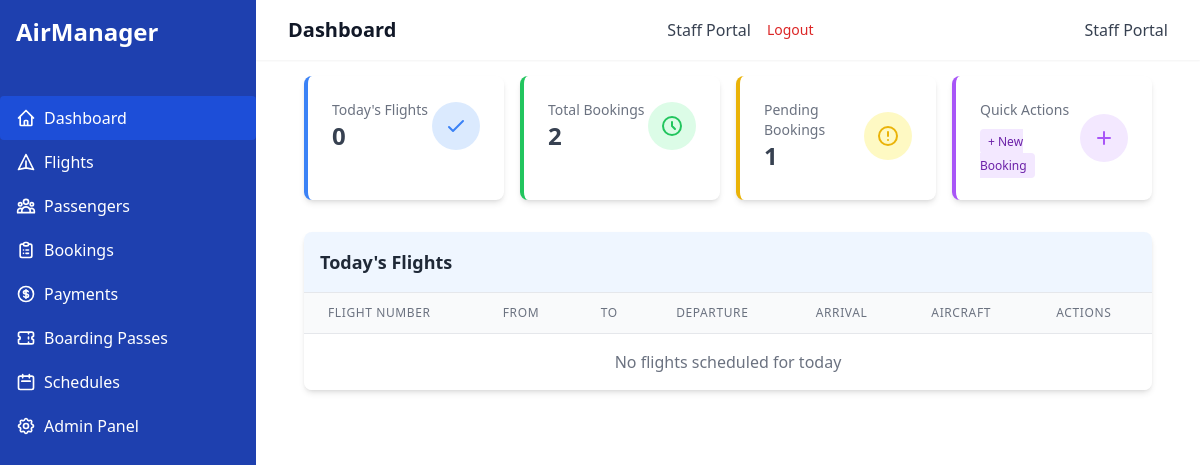
Page / (signed in) on the earlier database version.
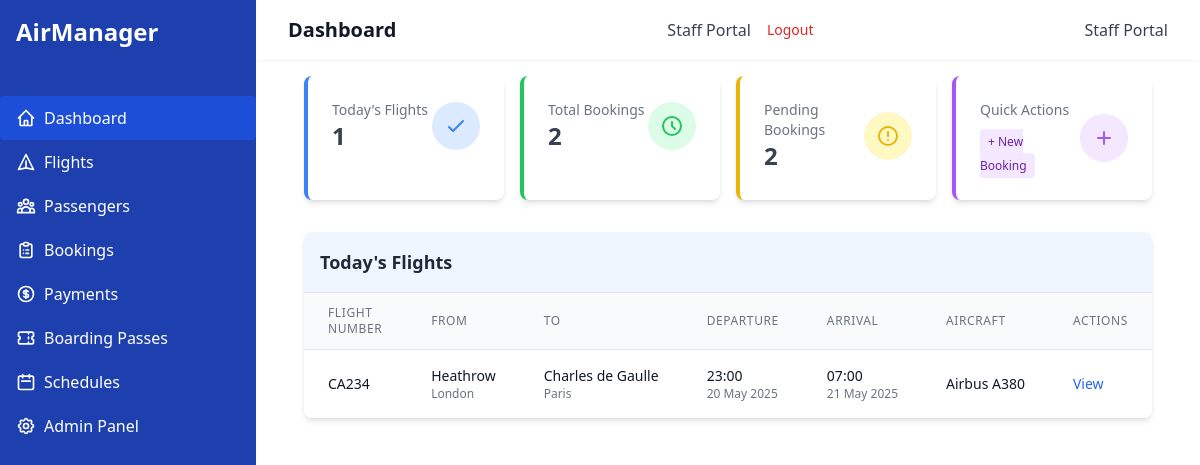
Same page on the later database version.
### airline_app/models.py (models this page shows, shortened)
class Flight(models.Model):
    flight_id = models.AutoField(primary_key=True)
    flight_number = models.CharField(max_length=10, unique=True)
    departure_time = models.DateTimeField()
    arrival_time = models.DateTimeField()
    source_airport = models.ForeignKey(Airport, on_delete=models.CASCADE, related_name='departing_flights')
    destination_airport = models.ForeignKey(Airport, on_delete=models.CASCADE, related_name='arriving_flights')
    aircraft = models.ForeignKey(Aircraft, on_delete=models.CASCADE, related_name='flights')
    crew = models.ManyToManyField(CrewMember, related_name='flights')

class Airport(models.Model):
    airport_id = models.AutoField(primary_key=True)
    airport_name = models.CharField(max_length=100)
    location = models.CharField(max_length=100)
    country = models.CharField(max_length=50)

class Aircraft(models.Model):
    aircraft_id = models.AutoField(primary_key=True)
    model = models.CharField(max_length=50)
    capacity = models.PositiveIntegerField()
    manufacturer = models.CharField(max_length=100)
    airline = models.CharField(max_length=100)

### airline_app/views.py (the view)
# urls.py: path('', views.DashboardView.as_view(), name='dashboard'),
class DashboardView(LoginRequiredMixin, ListView):
    template_name = 'airline_app/dashboard.html'
    context_object_name = 'flights'
    def get_queryset(self):
        return Flight.objects.filter(departure_time__date=timezone.now().date())
    def get_context_data(self, **kwargs):
        context = super().get_context_data(**kwargs)
        context['total_bookings'] = Booking.objects.filter(status='CONFIRMED').count()
        context['today_departures'] = Flight.objects.filter(departure_time__date=timezone.now().date()).count()
        context['pending_bookings'] = Booking.objects.filter(status='PENDING').count()
        return context

### airline_app/templates/airline_app/dashboard.html (shortened to what the changed rows need)
{% extends 'airline_app/base.html' %}
{% block header %}Dashboard{% endblock %}
{% block content %}
<div class="grid grid-cols-1 md:grid-cols-2 lg:grid-cols-4 gap-4 mb-8">
    <div class="bg-white p-6 rounded-lg shadow-md border-l-4 border-blue-500 transform transition-transform hover:scale-105">
        <div class="flex justify-between items-center">
            <div>
                <p class="text-sm text-gray-500 font-medium">Today's Flights</p>
                <p class="text-2xl font-bold text-gray-700">{{ today_departures }}</p>
            </div>
        </div>
    </div>
    <div class="bg-white p-6 rounded-lg shadow-md border-l-4 border-yellow-500 transform transition-transform hover:scale-105">
        <div class="flex justify-between items-center">
            <div>
                <p class="text-sm text-gray-500 font-medium">Pending Bookings</p>
                <p class="text-2xl font-bold text-gray-700">{{ pending_bookings }}</p>
            </div>
        </div>
    </div>
</div>
<div class="bg-white rounded-lg shadow-md overflow-hidden mb-8">
    <div class="p-4 bg-blue-50 border-b border-gray-200">
        <h2 class="text-lg font-semibold text-gray-800">Today's Flights</h2>
    </div>
    <div class="overflow-x-auto">
        <table class="min-w-full divide-y divide-gray-200">
            <thead class="bg-gray-50">
                <tr>
                    <th class="px-6 py-3 text-left text-xs font-medium text-gray-500 uppercase tracking-wider">Flight Number</th>
                    <th class="px-6 py-3 text-left text-xs font-medium text-gray-500 uppercase tracking-wider">From</th>
                    <th class="px-6 py-3 text-left text-xs font-medium text-gray-500 uppercase tracking-wider">To</th>
                    <th class="px-6 py-3 text-left text-xs font-medium text-gray-500 uppercase tracking-wider">Departure</th>
                    <th class="px-6 py-3 text-left text-xs font-medium text-gray-500 uppercase tracking-wider">Arrival</th>
                    <th class="px-6 py-3 text-left text-xs font-medium text-gray-500 uppercase tracking-wider">Aircraft</th>
                    <th class="px-6 py-3 text-left text-xs font-medium text-gray-500 uppercase tracking-wider">Actions</th>
                </tr>
            </thead>
            <tbody class="bg-white divide-y divide-gray-200">
                {% for flight in flights %}
                <tr class="hover:bg-gray-50 transition-colors">
                    <td class="px-6 py-4 whitespace-nowrap">
                        <div class="text-sm font-medium text-gray-900">{{ flight.flight_number }}</div>
                    </td>
                    <td class="px-6 py-4 whitespace-nowrap">
                        <div class="text-sm text-gray-900">{{ flight.source_airport.airport_name }}</div>
                        <div class="text-xs text-gray-500">{{ flight.source_airport.location }}</div>
                    </td>
                    <td class="px-6 py-4 whitespace-nowrap">
                        <div class="text-sm text-gray-900">{{ flight.destination_airport.airport_name }}</div>
                        <div class="text-xs text-gray-500">{{ flight.destination_airport.location }}</div>
                    </td>
                    <td class="px-6 py-4 whitespace-nowrap">
                        <div class="text-sm text-gray-900">{{ flight.departure_time|date:"H:i" }}</div>
                        <div class="text-xs text-gray-500">{{ flight.departure_time|date:"d M Y" }}</div>
                    </td>
                    <td class="px-6 py-4 whitespace-nowrap">
                        <div class="text-sm text-gray-900">{{ flight.arrival_time|date:"H:i" }}</div>
                        <div class="text-xs text-gray-500">{{ flight.arrival_time|date:"d M Y" }}</div>
                    </td>
                    <td class="px-6 py-4 whitespace-nowrap">
                        <div class="text-sm text-gray-900">{{ flight.aircraft.model }}</div>
                    </td>
                    <td class="px-6 py-4 whitespace-nowrap text-sm text-gray-500">
                        <a href="{% url 'flight-detail' flight.pk %}" class="text-blue-600 hover:text-blue-900 mr-3">View</a>
                    </td>
                </tr>
                {% empty %}
                <tr>
                    <td colspan="7" class="px-6 py-4 text-center text-gray-500">No flights scheduled for today</td>
                </tr>
                {% endfor %}
            </tbody>
        </table>
    </div>
</div>
{% endblock %}

Differences in the rows shown:
added Flight: flight_number "CA234", source_airport.airport_name "Heathrow", source_airport.location "London", destination_airport.airport_name "Charles de Gaulle", destination_airport.location "Paris", departure_time "23:00", departure_time "20 May 2025", arrival_time "07:00", arrival_time "21 May 2025", aircraft.model "Airbus A380"
Other differences:
{{ today_departures }}: "0" → "1"
{{ pending_bookings }}: "1" → "2"
text no longer shown: "No flights scheduled for today"
